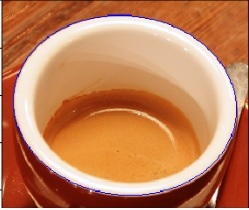
#> input picture hcage.jpg, 249 x 210 px
$ python HoughEllipse.py
#> lines starting #> are read from the running program, lines starting #| are printed output that depends on the picture
import cv2
import numpy as np
import matplotlib.pyplot as plt
from skimage import data, color, img_as_ubyte
from skimage.feature import canny
from skimage.transform import hough_ellipse
from skimage.draw import ellipse_perimeter
#from matplotlib import pyplot as plt
from tkinter import filedialog
from tkinter import *

root = Tk()
root.withdraw()
root.filename =  filedialog.askopenfilename(initialdir = "/",title = "Select file",filetypes = (("all files",".*"),("jpg files",".jpg")))
#> the answer given: hcage.jpg
image_rgb = cv2.imread(root.filename)
#> image_rgb is the input picture: shape (210, 249, 3); mean B, G, R 88.6, 127.5, 193.9
root.destroy()

image_gray = color.rgb2gray(image_rgb)
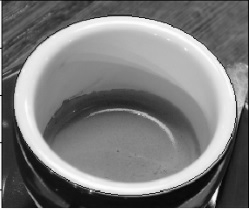
#> image_gray: shape (210, 249) float64; min 0.00905, max 1, mean 0.486
edges = canny(image_gray, sigma=2.0,
              low_threshold=0.55, high_threshold=0.8)
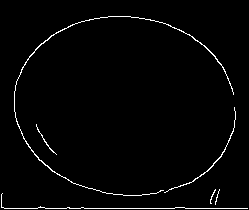
#> edges: shape (210, 249) bool; 2% white in thin lines or dots

# Perform a Hough Transform
# The accuracy corresponds to the bin size of a major axis.
# The value is chosen in order to get a single high accumulator.
# The threshold eliminates low accumulators
#> (the run stopped early here; a loop or call above may not have finished)
